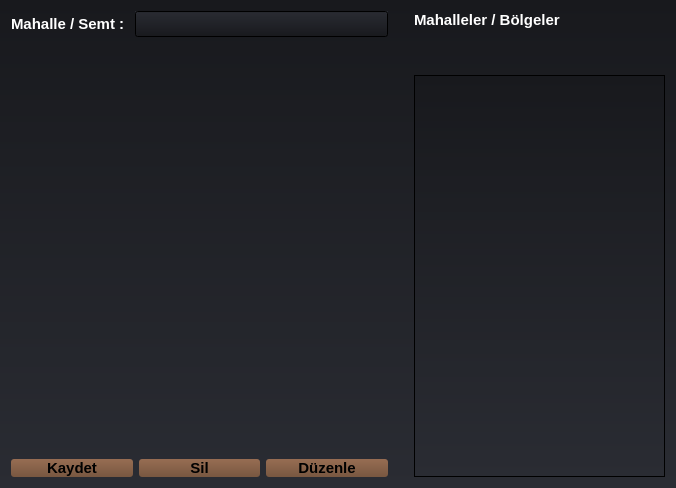
<?xml version="1.0" encoding="UTF-8"?>
<ui version="4.0">
 <class>Form</class>
 <widget class="QWidget" name="Form">
  <property name="geometry">
   <rect>
    <x>0</x>
    <y>0</y>
    <width>676</width>
    <height>488</height>
   </rect>
  </property>
  <property name="font">
   <font>
    <pointsize>11</pointsize>
    <weight>75</weight>
    <bold>true</bold>
   </font>
  </property>
  <property name="windowTitle">
   <string>Form</string>
  </property>
  <property name="styleSheet">
   <string notr="true">/*Copyright (c) DevSec Studio. All rights reserved.

MIT License

Permission is hereby granted, free of charge, to any person obtaining a copy
of this software and associated documentation files (the &quot;Software&quot;), to deal
in the Software without restriction, including without limitation the rights
to use, copy, modify, merge, publish, distribute, sublicense, and/or sell
copies of the Software, and to permit persons to whom the Software is
furnished to do so, subject to the following conditions:

The above copyright notice and this permission notice shall be included in all
copies or substantial portions of the Software.

THE SOFTWARE IS PROVIDED *AS IS*, WITHOUT WARRANTY OF ANY KIND, EXPRESS OR
IMPLIED, INCLUDING BUT NOT LIMITED TO THE WARRANTIES OF MERCHANTABILITY,
FITNESS FOR A PARTICULAR PURPOSE AND NONINFRINGEMENT. IN NO EVENT SHALL THE
AUTHORS OR COPYRIGHT HOLDERS BE LIABLE FOR ANY CLAIM, DAMAGES OR OTHER
LIABILITY, WHETHER IN AN ACTION OF CONTRACT, TORT OR OTHERWISE, ARISING FROM,
OUT OF OR IN CONNECTION WITH THE SOFTWARE OR THE USE OR OTHER DEALINGS IN THE SOFTWARE.
*/

/*-----QWidget-----*/
QWidget
{
	background-color: qlineargradient(spread:repeat, x1:1, y1:0, x2:1, y2:1, stop:0 rgba(24, 25, 29, 255),stop:1 rgba(42, 44, 51, 255));
	color: #eee;
	border-color: #000000;

}


/*-----QLabel-----*/
QLabel
{
	background-color: transparent;
	color: #ffffff;

}


QLabel::disabled
{
	background-color: transparent;
	color: gray;

}


/*-----QMenuBar-----*/
QMenuBar
{
	background-color: qlineargradient(spread:repeat, x1:1, y1:0, x2:1, y2:1, stop:0 rgba(42, 44, 51, 255), stop:1 rgba(24, 25, 29, 255));
	color: #eee;
	border-color: #000000;

}


/*-----QLineEdit-----*/
QLineEdit
{
	
	background-color: qlineargradient(spread:repeat, x1:1, y1:0, x2:1, y2:1, stop:0 rgba(42, 44, 51, 255), stop:1 rgba(24, 25, 29, 255));
	color: #eee;
	border-color: #000000;
	

}






QMenuBar::item
{
    background-color: transparent;

}


QMenuBar::item:disabled
{
    background-color: transparent;
	color: gray;

}


QMenuBar::item:selected
{
    background-color: qlineargradient(spread:repeat, x1:1, y1:0, x2:1, y2:1, stop:0 rgba(171, 129, 102, 255),stop:1 rgba(140, 107, 85, 255));

}


QMenuBar::item:pressed
{
    background-color: qlineargradient(spread:repeat, x1:1, y1:0, x2:1, y2:1, stop:0 rgba(121, 79, 52, 255),stop:1 rgba(90, 57, 35, 255));
    border: 1px solid #794f34;
    margin-bottom: -1px;
    padding-bottom: 1px;

}


/*-----QMenu-----*/
QMenu
{
    background-color: qlineargradient(spread:repeat, x1:1, y1:0, x2:1, y2:1, stop:0 rgba(24, 25, 29, 255),stop:1 rgba(42, 44, 51, 255));
    border: 1px solid;
    color: #eee;

}


QMenu::separator
{
    height: 1px;
    background-color: #000;
    color: #ffffff;
    padding-left: 4px;
    margin-left: 10px;
    margin-right: 5px;

}


QMenu::item
{
    min-width : 150px;
    padding: 3px 20px 3px 20px;

}


QMenu::item:selected
{
    background-color: qlineargradient(spread:repeat, x1:1, y1:0, x2:1, y2:1, stop:0 rgba(121, 79, 52, 255),stop:1 rgba(90, 57, 35, 255));
    color: #ffffff;

}


QMenu::item:disabled
{
    color: #262626;

}



/*-----QPushButton-----*/
QPushButton
{
	background-color: qlineargradient(spread:repeat, x1:1, y1:0, x2:1, y2:1, stop:0 rgba(151, 109, 82, 255),stop:1 rgba(120, 87, 65, 255));
	color: #000000;
	border-color: #000000;
	border-radius: 3px;

}


QPushButton::hover
{
	background-color: qlineargradient(spread:repeat, x1:1, y1:0, x2:1, y2:1, stop:0 rgba(171, 129, 102, 255),stop:1 rgba(140, 107, 85, 255));
	color: #000000;
	border-color: #000000;
	border-radius: 3px;

}


QPushButton::pressed
{
	background-color: qlineargradient(spread:repeat, x1:1, y1:0, x2:1, y2:1, stop:0 rgba(121, 79, 52, 255),stop:1 rgba(90, 57, 35, 255));
	color: #000000;
	border-color: #000000;
	border-radius: 3px;

}


QPushButton::checked
{
	background-color: qlineargradient(spread:repeat, x1:1, y1:0, x2:1, y2:1, stop:0 rgba(121, 79, 52, 255),stop:1 rgba(90, 57, 35, 255));
	color: #000000;
	border-color: #000000;
	border-radius: 3px;

}


/*-----QSlider-----*/
QSlider{
	background-color: transparent;

}


QSlider::groove:horizontal 
{
	background-color: transparent;
	height: 3px;

}


QSlider::sub-page:horizontal 
{
	background-color: qlineargradient(spread:repeat, x1:1, y1:0, x2:1, y2:1, stop:0 rgba(121, 79, 52, 255),stop:1 rgba(90, 57, 35, 255));

}


QSlider::add-page:horizontal 
{
	background-color: #666765;

}


QSlider::handle:horizontal 
{
	background-color: qlineargradient(spread:repeat, x1:1, y1:0, x2:1, y2:1, stop:0 rgba(151, 109, 82, 255),stop:1 rgba(120, 87, 65, 255));
	width: 14px;
	margin: -5px;
	border-radius: 6px;

}


QSlider::handle:horizontal:hover 
{
	background-color: qlineargradient(spread:repeat, x1:1, y1:0, x2:1, y2:1, stop:0 rgba(121, 79, 52, 255),stop:1 rgba(90, 57, 35, 255));

}


QSlider::sub-page:horizontal:disabled 
{
	background-color: #bbb;
	border-color: #999;

}


QSlider::add-page:horizontal:disabled 
{
	background-color: #eee;
	border-color: #999;

}


QSlider::handle:horizontal:disabled 
{
	background-color: #eee;
	border: 1px solid #aaa;
	border-radius: 3px;

}


/*-----QStatusBar-----*/
QStatusBar
{
	background-color: qlineargradient(spread:repeat, x1:1, y1:0, x2:1, y2:1, stop:0 rgba(42, 44, 51, 255), stop:1 rgba(24, 25, 29, 255));
	color: #eee;
	border-color: #000000;

}


</string>
  </property>
  <layout class="QGridLayout" name="gridLayout">
   <item row="0" column="0">
    <layout class="QHBoxLayout" name="horizontalLayout_2" stretch="60,0,40">
     <item>
      <layout class="QVBoxLayout" name="verticalLayout">
       <item>
        <layout class="QFormLayout" name="formLayout">
         <property name="labelAlignment">
          <set>Qt::AlignRight|Qt::AlignTrailing|Qt::AlignVCenter</set>
         </property>
         <item row="0" column="0">
          <widget class="QLabel" name="label">
           <property name="text">
            <string>Mahalle / Semt : </string>
           </property>
          </widget>
         </item>
         <item row="0" column="1">
          <widget class="QLineEdit" name="le_neighborhood"/>
         </item>
        </layout>
       </item>
       <item>
        <spacer name="verticalSpacer">
         <property name="orientation">
          <enum>Qt::Vertical</enum>
         </property>
         <property name="sizeHint" stdset="0">
          <size>
           <width>20</width>
           <height>40</height>
          </size>
         </property>
        </spacer>
       </item>
       <item>
        <layout class="QHBoxLayout" name="horizontalLayout">
         <item>
          <widget class="QPushButton" name="btn_save">
           <property name="text">
            <string>Kaydet</string>
           </property>
          </widget>
         </item>
         <item>
          <widget class="QPushButton" name="btn_delete">
           <property name="text">
            <string>Sil</string>
           </property>
          </widget>
         </item>
         <item>
          <widget class="QPushButton" name="btn_edit">
           <property name="text">
            <string>Düzenle</string>
           </property>
          </widget>
         </item>
        </layout>
       </item>
      </layout>
     </item>
     <item>
      <spacer name="horizontalSpacer">
       <property name="orientation">
        <enum>Qt::Horizontal</enum>
       </property>
       <property name="sizeHint" stdset="0">
        <size>
         <width>20</width>
         <height>20</height>
        </size>
       </property>
      </spacer>
     </item>
     <item>
      <layout class="QVBoxLayout" name="verticalLayout_2" stretch="0,0,10">
       <item>
        <widget class="QLabel" name="label_5">
         <property name="text">
          <string>Mahalleler / Bölgeler</string>
         </property>
        </widget>
       </item>
       <item>
        <spacer name="verticalSpacer_2">
         <property name="orientation">
          <enum>Qt::Vertical</enum>
         </property>
         <property name="sizeHint" stdset="0">
          <size>
           <width>20</width>
           <height>40</height>
          </size>
         </property>
        </spacer>
       </item>
       <item>
        <widget class="QListWidget" name="lw_neighborhood"/>
       </item>
      </layout>
     </item>
    </layout>
   </item>
  </layout>
 </widget>
 <resources/>
 <connections/>
</ui>
